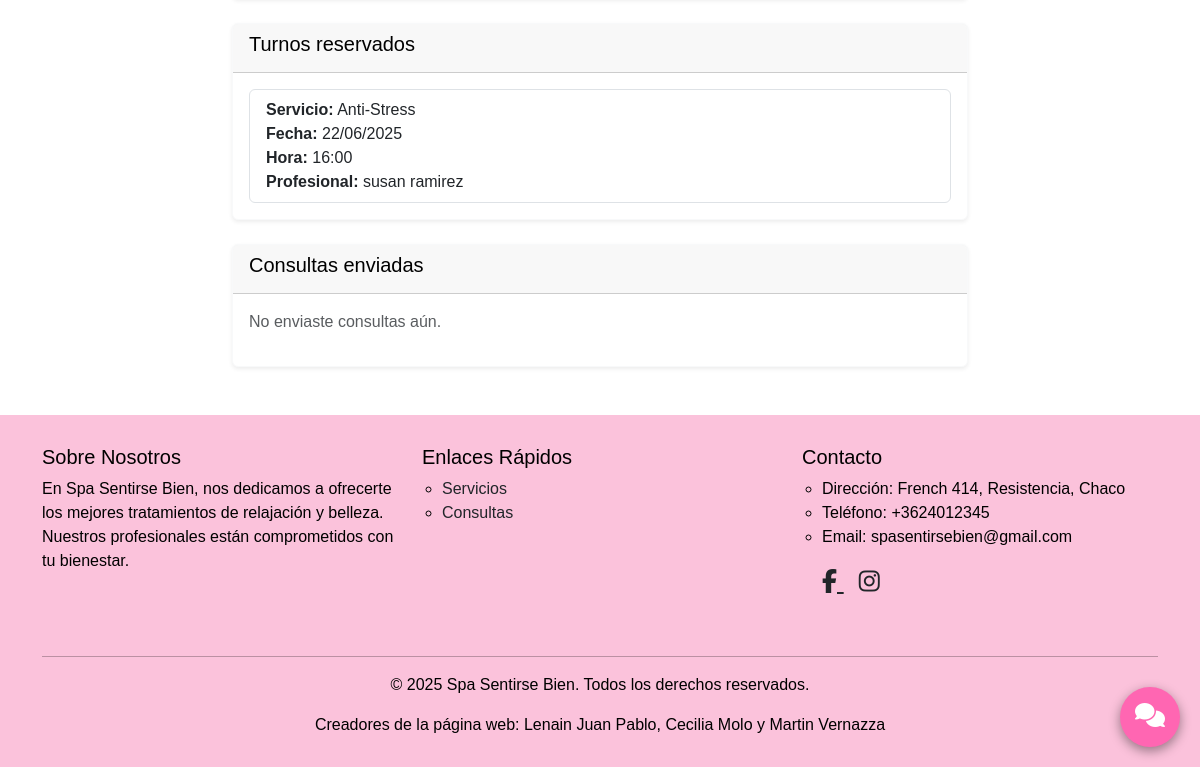
Before: /perfil/ (signed in, lower part) with the older database file.
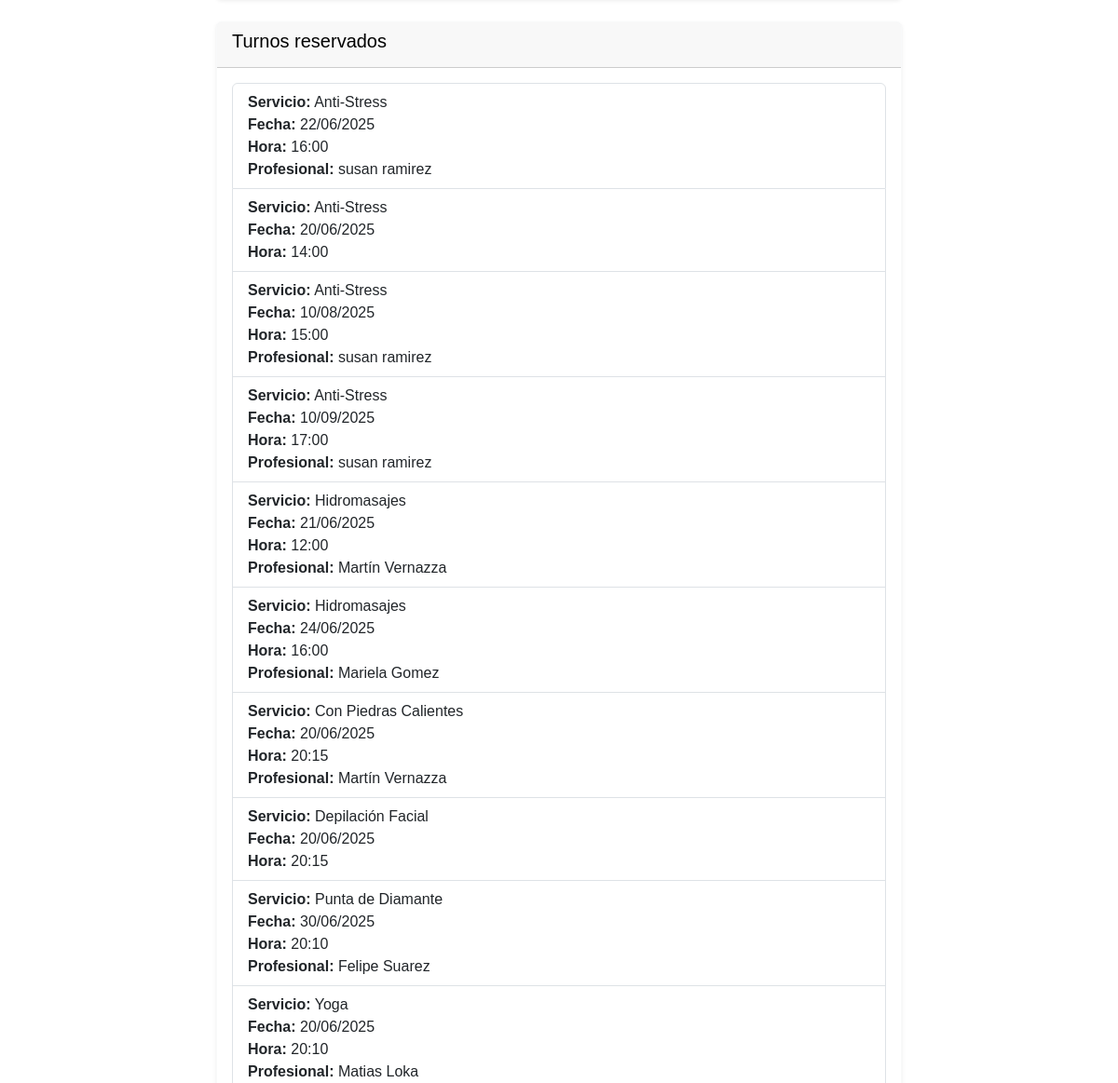
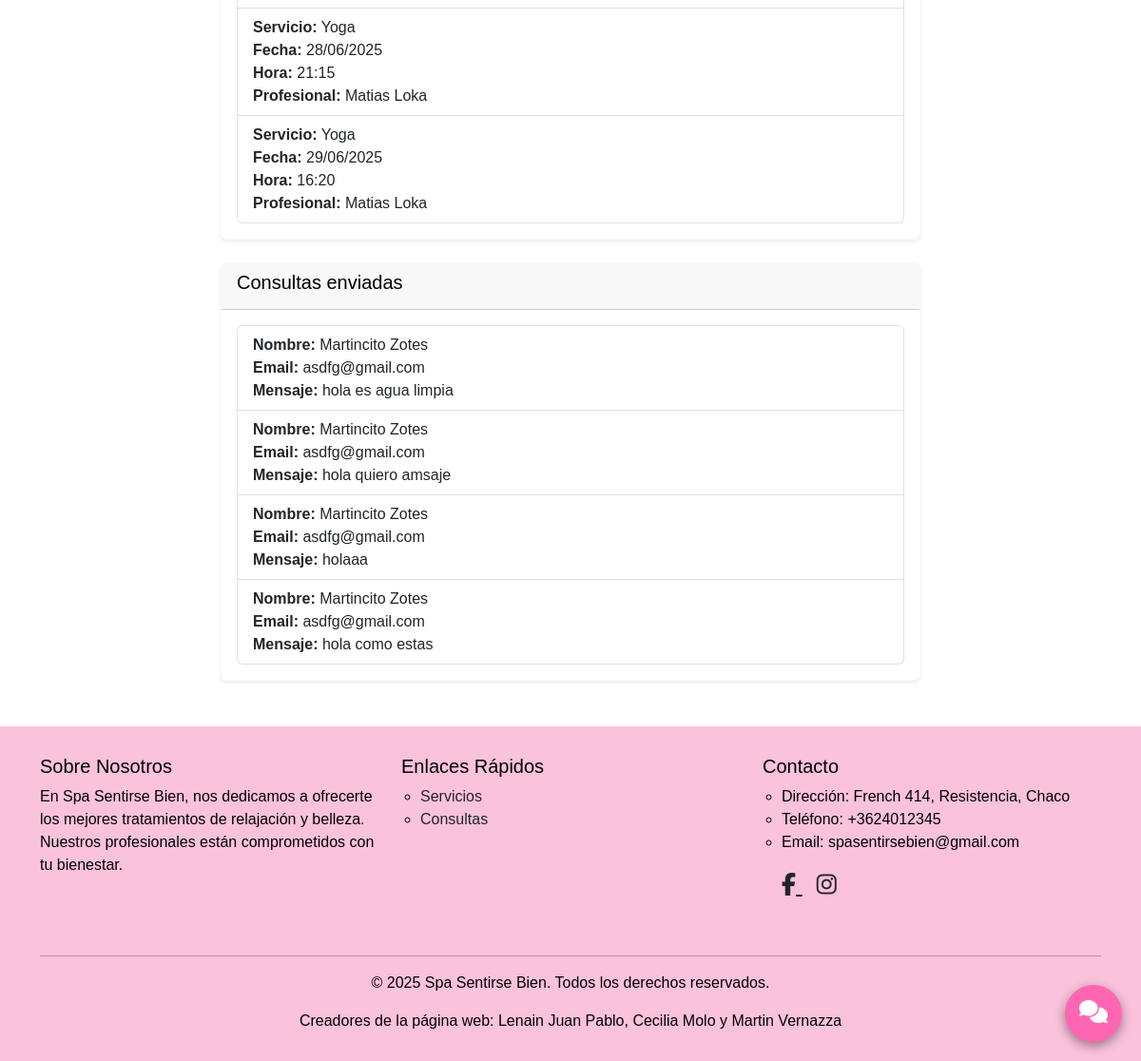
After: the same page with the newer database file (2 pictures, top to bottom).
### spa/models.py (models this page shows, shortened)
class Turno(models.Model):
    cliente = models.ForeignKey(Cliente, on_delete=models.CASCADE)
    servicio = models.ForeignKey(Servicio, on_delete=models.CASCADE)
    profesional = models.ForeignKey(Profesional, on_delete=models.SET_NULL, null=True, blank=True, related_name='turnos')
    fecha = models.DateField()
    hora = models.TimeField()
    comentario = models.TextField(blank=True, null=True, help_text="Comentarios sobre el turno")

class Servicio(models.Model):
    nombre = models.CharField(max_length=100)
    descripcion = models.TextField()
    imagen = models.ImageField(upload_to='servicios/', blank=True, null=True)
    subcategoria = models.ForeignKey(SubcategoriaServicio, on_delete=models.CASCADE)
    precio = models.PositiveIntegerField(default=10000)

class Profesional(models.Model):
    user = models.OneToOneField(User, on_delete=models.CASCADE, related_name='profesional')
    servicio = models.ForeignKey(Servicio, on_delete=models.CASCADE, related_name='profesionales')
    def __str__(self):
        return self.user.get_full_name() or self.user.username

class Consulta(models.Model):
    nombre = models.CharField(max_length=100)
    email = models.EmailField()
    mensaje = models.TextField()
    servicio = models.ForeignKey(Servicio, on_delete=models.SET_NULL, null=True, blank=True, related_name='consultas')
    fecha_creacion = models.DateTimeField(auto_now_add=True)
    respondida = models.BooleanField(default=False)
    class Meta:
        ordering = ['-fecha_creacion']

### spa/views.py (the view)
# urls.py: path('perfil/', views.perfil, name='perfil'),
@login_required
def perfil(request):
    user = request.user
    is_profesional = hasattr(user, 'profesional')
    turnos = []
    consultas = []
    consultas_servicio = []
    servicio_profesional = None
    if is_profesional:
        servicio_profesional = user.profesional.servicio
        consultas_servicio = Consulta.objects.filter(mensaje__icontains=servicio_profesional.nombre)
    elif hasattr(user, 'cliente'):
        turnos = Turno.objects.filter(cliente=user.cliente)
        consultas = Consulta.objects.filter(email=user.email)
    return render(request, 'perfil.html', {
        'turnos': turnos,
        'consultas': consultas,
        'is_profesional': is_profesional,
        'servicio_profesional': servicio_profesional,
        'consultas_servicio': consultas_servicio
    })

### spa/context_processors.py (called while the page is built)
def cart_processor(request):
    if request.user.is_authenticated:
        cart = Cart.objects.filter(user=request.user).first()
    else:
        session_key = request.session.session_key
        if not session_key:
            return {'cart_count': 0}
        cart = Cart.objects.filter(session_key=session_key).first()
    if cart:
        return {'cart_count': cart.items.count()}
    return {'cart_count': 0}

def is_admin(request):
    return {'is_admin': request.user.is_staff}

### spa/templatetags/custom_filters.py (called while the page is built)
@register.filter
def has_attr(obj, attr_name):
    return hasattr(obj, attr_name)

### templates/perfil.html (shortened to what this page needs)
{% extends 'base.html' %}
{% block content %}
<div class="container mt-5 mb-5">
  <div class="row justify-content-center">
    <div class="col-md-8">
      {% if is_profesional %}
      <div class="card shadow-sm border-light mb-4">
        <div class="card-header bg-pink text-white">
          <h5 class="text-black">Accesos rápidos</h5>
        </div>
        <div class="card-body">
          <div class="d-grid gap-2">
            <a href="{% url 'mis_turnos' %}" class="btn btn-primary">
              <i class="fas fa-calendar-alt me-2"></i> Ver mis turnos
            </a>
            <a href="{% url 'historial_clientes' %}" class="btn btn-info">
              <i class="fas fa-users me-2"></i> Historial de clientes
            </a>
          </div>
        </div>
      </div>
      <div class="card shadow-sm border-light">
        <div class="card-header bg-pink text-white">
          <h5 class="text-black">Consultas sobre {{ servicio_profesional.nombre }}</h5>
        </div>
        <div class="card-body">
          {% if consultas_servicio %}
          <ul class="list-group">
            {% for consulta in consultas_servicio %}
            <li class="list-group-item">
              <strong>Nombre:</strong> {{ consulta.nombre }}<br />
              <strong>Email:</strong> {{ consulta.email }}<br />
              <strong>Mensaje:</strong> {{ consulta.mensaje }}
            </li>
            {% endfor %}
          </ul>
          {% else %}
          <p class="text-muted">No hay consultas sobre este servicio.</p>
          {% endif %}
        </div>
      </div>
      {% else %}
      <div class="card shadow-sm border-light mb-4">
        <div class="card-header bg-pink text-white">
          <h5 class="text-black">Turnos reservados</h5>
        </div>
        <div class="card-body">
          {% if turnos %}
          <ul class="list-group">
            {% for turno in turnos %}
            <li class="list-group-item">
              <strong>Servicio:</strong> {{ turno.servicio.nombre }}<br />
              <strong>Fecha:</strong> {{ turno.fecha|date:"d/m/Y" }}<br />
              <strong>Hora:</strong> {{ turno.hora|time:"H:i" }}
              {% if turno.profesional %}
              <br /><strong>Profesional:</strong> {{ turno.profesional }}
              {% endif %}
            </li>
            {% endfor %}
          </ul>
          {% else %}
          <p class="text-muted">No tenés turnos reservados.</p>
          {% endif %}
        </div>
      </div>
      <div class="card shadow-sm border-light">
        <div class="card-header bg-pink text-white">
          <h5 class="text-black">Consultas enviadas</h5>
        </div>
        <div class="card-body">
          {% if consultas %}
          <ul class="list-group">
            {% for consulta in consultas %}
            <li class="list-group-item">
              <strong>Nombre:</strong> {{ consulta.nombre }}<br />
              <strong>Email:</strong> {{ consulta.email }}<br />
              <strong>Mensaje:</strong> {{ consulta.mensaje }}
            </li>
            {% endfor %}
          </ul>
          {% else %}
          <p class="text-muted">No enviaste consultas aún.</p>
          {% endif %}
        </div>
      </div>
      {% endif %}
    </div>
  </div>
</div>
{% include 'footer.html' %}
{% endblock %}

### templates/base.html (shortened to what this page needs)
{% load static %}
{% load custom_filters %}
<!DOCTYPE html>
<html lang="es">
  <head>
    <link
      href="https://cdn.jsdelivr.net/npm/bootstrap@5.3.3/dist/css/bootstrap.min.css"
      rel="stylesheet"
    />
    <link
      href="https://cdnjs.cloudflare.com/ajax/libs/font-awesome/6.4.0/css/all.min.css"
      rel="stylesheet"
    />
  </head>
  <body>
    {% block content %}{% endblock %}
    <button
      id="chat-toggle"
      class="btn btn-pink position-fixed"
      style="bottom:20px; right:20px; z-index:1040; border-radius:50%; width:60px; height:60px; padding:0;"
    >
      <i class="fas fa-comments" style="font-size:1.5rem;"></i>
    </button>
  </body>
</html>

### templates/footer.html (shortened to what this page needs)
<footer style="background-color: #fbc2db; color: #000000; padding: 30px 0">
  <div class="container">
    <div class="row">
      <div class="col-md-4 mb-4">
        <h5>Sobre Nosotros</h5>
        <p>
          En Spa Sentirse Bien, nos dedicamos a ofrecerte los mejores
          tratamientos de relajación y belleza. Nuestros profesionales están
          comprometidos con tu bienestar.
        </p>
      </div>
      <div class="col-md-4 mb-4">
        <h5>Enlaces Rápidos</h5>
        <ul
          class="list-unstyled"
          style="list-style-type: circle; padding-left: 20px"
        >
          <li>
            <a
              href="{% url 'servicios' %}"
              class="text-dark text-decoration-none"
              >Servicios</a
            >
          </li>
          <li>
            <a
              href="{% url 'consultas' %}"
              class="text-dark text-decoration-none"
              >Consultas</a
            >
          </li>
        </ul>
      </div>
      <div class="col-md-4 mb-4">
        <h5>Contacto</h5>
        <ul style="list-style-type: circle; padding-left: 20px">
          <li>Dirección: French 414, Resistencia, Chaco</li>
          <li>Teléfono: +3624012345</li>
          <li>Email: spasentirsebien@gmail.com</li>
          <li style="list-style-type: none; padding-left: 0; margin-top: 15px;">
            <a href="https://www.facebook.com/TuPaginaDeFacebook" target="_blank" aria-label="Enlace a Facebook" class="text-dark" style="margin-right: 15px; font-size: 1.5em;">
              <i class="fab fa-facebook-f"></i>
            </a>
            <a href="https://www.instagram.com/TuCuentaDeInstagram" target="_blank" aria-label="Enlace a Instagram" class="text-dark" style="font-size: 1.5em;">
              <i class="fab fa-instagram"></i>
            </a>
          </li>
        </ul>
      </div>
    </div>
    <hr class="bg-light" />
    <div class="text-center">
      <p>&copy; 2025 Spa Sentirse Bien. Todos los derechos reservados.</p>
      <p class="mb-0">Creadores de la página web: Lenain Juan Pablo, Cecilia Molo y Martin Vernazza</p>
    </div>
  </div>
</footer>

### templates/base.html (style rules this page uses)
body { font-family: Arial, sans-serif; margin: 0; padding: 0; background-color: #ffffff; }
.btn-pink { background-color: #ff66b2; color: white; padding: 10px 20px; font-size: 1.1rem; text-decoration: none; border-radius: 25px; transition: background-color 0.3s ease, transform 0.3s ease, box-shadow 0.3s ease; box-shadow: 0 4px 12px rgba(0, 0, 0, 0.4); display: inline-block; margin-top: 30px; }

Changed rows visible on the page:
added Turno: servicio.nombre "Anti-Stress", fecha "20/06/2025", hora "14:00"
added Turno: servicio.nombre "Anti-Stress", fecha "10/08/2025", hora "15:00", profesional "susan ramirez"
added Turno: servicio.nombre "Anti-Stress", fecha "10/09/2025", hora "17:00", profesional "susan ramirez"
added Turno: servicio.nombre "Hidromasajes", fecha "21/06/2025", hora "12:00", profesional "Martín Vernazza"
added Turno: servicio.nombre "Hidromasajes", fecha "24/06/2025", hora "16:00", profesional "Mariela Gomez"
added Turno: servicio.nombre "Con Piedras Calientes", fecha "20/06/2025", hora "20:15", profesional "Martín Vernazza"
added Turno: servicio.nombre "Depilación Facial", fecha "20/06/2025", hora "20:15"
added Turno: servicio.nombre "Punta de Diamante", fecha "30/06/2025", hora "20:10", profesional "Felipe Suarez"
added Turno: servicio.nombre "Yoga", fecha "20/06/2025", hora "20:10", profesional "Matias Loka"
added Turno: servicio.nombre "Yoga", fecha "28/06/2025", hora "21:15", profesional "Matias Loka"
added Turno: servicio.nombre "Yoga", fecha "29/06/2025", hora "16:20", profesional "Matias Loka"
added Consulta: nombre "Martincito Zotes", email "asdfg@gmail.com", mensaje "hola es agua limpia"
added Consulta: nombre "Martincito Zotes", email "asdfg@gmail.com", mensaje "hola quiero amsaje"
added Consulta: nombre "Martincito Zotes", email "asdfg@gmail.com", mensaje "holaaa"
added Consulta: nombre "Martincito Zotes", email "asdfg@gmail.com", mensaje "hola como estas"
Other visible differences:
text no longer shown: "No enviaste consultas aún."
